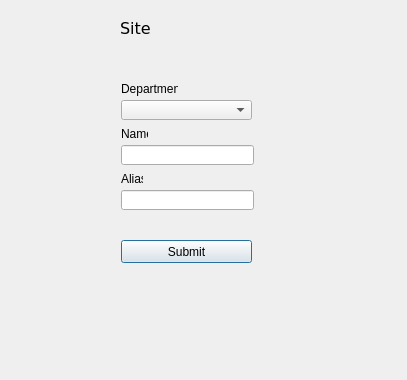
<?xml version="1.0" encoding="UTF-8"?>
<ui version="4.0">
 <class>Dialog</class>
 <widget class="QDialog" name="Dialog">
  <property name="geometry">
   <rect>
    <x>0</x>
    <y>0</y>
    <width>407</width>
    <height>380</height>
   </rect>
  </property>
  <property name="windowTitle">
   <string>Dialog</string>
  </property>
  <widget class="QLineEdit" name="siteNameInput">
   <property name="geometry">
    <rect>
     <x>121</x>
     <y>145</y>
     <width>133</width>
     <height>20</height>
    </rect>
   </property>
  </widget>
  <widget class="QLineEdit" name="siteAliasInput">
   <property name="geometry">
    <rect>
     <x>121</x>
     <y>190</y>
     <width>133</width>
     <height>20</height>
    </rect>
   </property>
  </widget>
  <widget class="QLabel" name="label">
   <property name="geometry">
    <rect>
     <x>121</x>
     <y>126</y>
     <width>27</width>
     <height>16</height>
    </rect>
   </property>
   <property name="text">
    <string>Name</string>
   </property>
  </widget>
  <widget class="QLabel" name="label_2">
   <property name="geometry">
    <rect>
     <x>121</x>
     <y>171</y>
     <width>22</width>
     <height>16</height>
    </rect>
   </property>
   <property name="text">
    <string>Alias</string>
   </property>
  </widget>
  <widget class="QPushButton" name="confirmButton">
   <property name="geometry">
    <rect>
     <x>121</x>
     <y>240</y>
     <width>131</width>
     <height>23</height>
    </rect>
   </property>
   <property name="text">
    <string>Submit</string>
   </property>
  </widget>
  <widget class="QLabel" name="label_3">
   <property name="geometry">
    <rect>
     <x>120</x>
     <y>20</y>
     <width>131</width>
     <height>16</height>
    </rect>
   </property>
   <property name="font">
    <font>
     <family>Verdana</family>
     <pointsize>12</pointsize>
    </font>
   </property>
   <property name="text">
    <string>Site</string>
   </property>
  </widget>
  <widget class="QComboBox" name="site_dept_comboBox">
   <property name="geometry">
    <rect>
     <x>121</x>
     <y>100</y>
     <width>131</width>
     <height>20</height>
    </rect>
   </property>
   <property name="sizeAdjustPolicy">
    <enum>QComboBox::AdjustToMinimumContentsLengthWithIcon</enum>
   </property>
   <property name="frame">
    <bool>true</bool>
   </property>
  </widget>
  <widget class="QLabel" name="label_4">
   <property name="geometry">
    <rect>
     <x>121</x>
     <y>81</y>
     <width>57</width>
     <height>16</height>
    </rect>
   </property>
   <property name="text">
    <string>Department</string>
   </property>
  </widget>
 </widget>
 <resources/>
 <connections/>
</ui>
